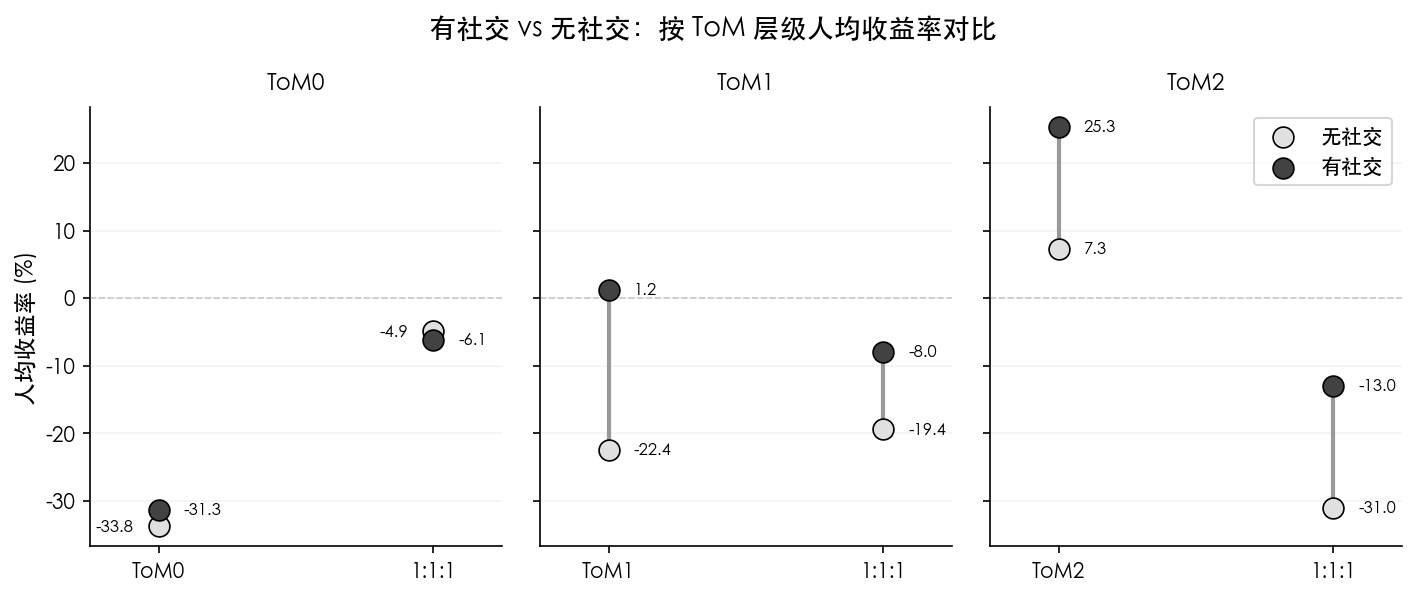

Python code for this plot:
#!/usr/bin/env python3
"""按 ToM 层级对比 有社交 vs 无社交 · 人均收益率哑铃图。

风格对齐 evaluation/sentiment_social_compare/sentiment_social_compare_by_tom.png
- 横向三个子图: ToM0 / ToM1 / ToM2
- 每个子图两列: 纯 ToMi 实验、1:1:1 混合实验中该层
- 浅灰圆点 = 无社交，深灰圆点 = 有社交，中间连线
"""

from __future__ import annotations

import json
from collections import defaultdict
from pathlib import Path

import matplotlib
matplotlib.use("Agg")
import matplotlib.pyplot as plt
import numpy as np

matplotlib.rcParams["font.sans-serif"] = [
    "PingFang SC", "Heiti SC", "STHeiti",
    "Arial Unicode MS", "SimHei", "DejaVu Sans",
]
matplotlib.rcParams["axes.unicode_minus"] = False


def load_last_day_by_tom(run_dir: Path) -> dict[int, float]:
    """返回最后一天各 ToM 层级的人均 return_pct（单位：%）。"""
    fp = run_dir / "agent_wealth.jsonl"
    if not fp.exists():
        return {}
    day_rows: dict[int, list] = defaultdict(list)
    with open(fp) as f:
        for line in f:
            try:
                r = json.loads(line)
            except Exception:
                continue
            day = r.get("trading_day")
            tom = r.get("tom_level", 0)
            ret = r.get("return_pct")
            if day is None or ret is None:
                continue
            day_rows[int(day)].append((int(tom), float(ret)))
    if not day_rows:
        return {}
    last_day = max(day_rows)
    by_tom: dict[int, list[float]] = defaultdict(list)
    for tom, ret in day_rows[last_day]:
        by_tom[tom].append(ret)
    return {t: sum(v) / len(v) for t, v in by_tom.items()}


def main():
    base = Path("/Users/mushroom/Desktop/MentalMarket/runs")

    # 预先读取 8 个 run
    runs = {
        "ToM0_nosocial": base / "ToM0_无社交",
        "ToM1_nosocial": base / "ToM1_无社交",
        "ToM2_nosocial": base / "ToM2_无社交",
        "ToM0_social":   base / "ToM0",
        "ToM1_social":   base / "ToM1",
        "ToM2_social":   base / "ToM2",
        "mix_nosocial":  base / "ToM01_ToM11_ToM21_无社交",
        "mix_social":    base / "ToM01_ToM11_ToM21",
    }
    data = {k: load_last_day_by_tom(v) for k, v in runs.items()}

    # 打印数值核对
    print("—— 各 run 最后一天按 ToM 层级的人均 return_pct(%) ——")
    for k, d in data.items():
        print(f"  {k:<18} {d}")

    # 构造每个 ToM 子图要画的两列
    # 每列: (label, nosocial_val, social_val)
    tom_pairs: dict[int, list[tuple[str, float, float]]] = {}
    for t in (0, 1, 2):
        entries = []
        pure_ns = data[f"ToM{t}_nosocial"].get(t)
        pure_s = data[f"ToM{t}_social"].get(t)
        if pure_ns is not None and pure_s is not None:
            entries.append((f"ToM{t}", pure_ns, pure_s))
        mix_ns = data["mix_nosocial"].get(t)
        mix_s = data["mix_social"].get(t)
        if mix_ns is not None and mix_s is not None:
            entries.append(("1:1:1", mix_ns, mix_s))
        tom_pairs[t] = entries

    toms = [t for t in (0, 1, 2) if tom_pairs[t]]
    n_toms = len(toms)

    fig, axes = plt.subplots(1, n_toms, figsize=(3.2 * n_toms, 4),
                             sharey=True, squeeze=False, dpi=120)

    for ti, t in enumerate(toms):
        ax = axes[0][ti]
        entries = tom_pairs[t]
        n = len(entries)
        labels = [e[0] for e in entries]
        nosocial_vals = np.array([e[1] for e in entries])
        social_vals = np.array([e[2] for e in entries])
        x = np.arange(n)

        # 连接线
        for i in range(n):
            ax.plot([x[i], x[i]], [nosocial_vals[i], social_vals[i]],
                    color="#999999", linewidth=2, zorder=1)

        # 无社交浅灰 + 有社交深灰
        ax.scatter(x, nosocial_vals, s=100, color="#e0e0e0",
                   edgecolors="black", linewidths=0.8, zorder=2,
                   label="无社交")
        ax.scatter(x, social_vals, s=100, color="#424242",
                   edgecolors="black", linewidths=0.8, zorder=2,
                   label="有社交")

        # 标注：若两点间距 < 5pp（绝对阈值），则分左右放置避免数值重叠
        for i in range(n):
            gap = abs(social_vals[i] - nosocial_vals[i])
            if gap < 5.0:
                ax.annotate(f"{nosocial_vals[i]:.1f}", (x[i], nosocial_vals[i]),
                            fontsize=8, ha="right", va="center",
                            xytext=(-12, 0), textcoords="offset points")
                ax.annotate(f"{social_vals[i]:.1f}", (x[i], social_vals[i]),
                            fontsize=8, ha="left", va="center",
                            xytext=(12, 0), textcoords="offset points")
            else:
                for val in (nosocial_vals[i], social_vals[i]):
                    ax.annotate(f"{val:.1f}", (x[i], val), fontsize=8,
                                ha="left", va="center",
                                xytext=(12, 0), textcoords="offset points")

        ax.set_xticks(x)
        ax.set_xticklabels(labels, fontsize=10)
        ax.set_title(f"ToM{t}", fontsize=11, pad=8)
        ax.grid(True, alpha=0.15, axis="y")
        ax.set_axisbelow(True)
        ax.spines["top"].set_visible(False)
        ax.spines["right"].set_visible(False)
        ax.margins(x=0.25)
        ax.axhline(0, color="#cccccc", linewidth=0.8, linestyle="--", zorder=0)

    axes[0][0].set_ylabel("人均收益率 (%)", fontsize=11)
    axes[0][-1].legend(fontsize=10, loc="upper right")
    fig.suptitle("有社交 vs 无社交：按 ToM 层级人均收益率对比", fontsize=13)

    plt.tight_layout()
    out = str(Path(__file__).with_suffix(".png"))
    fig.savefig(out, dpi=150, bbox_inches="tight")
    plt.close(fig)
    print(f"[OK] 已保存: {out}")


if __name__ == "__main__":
    main()
